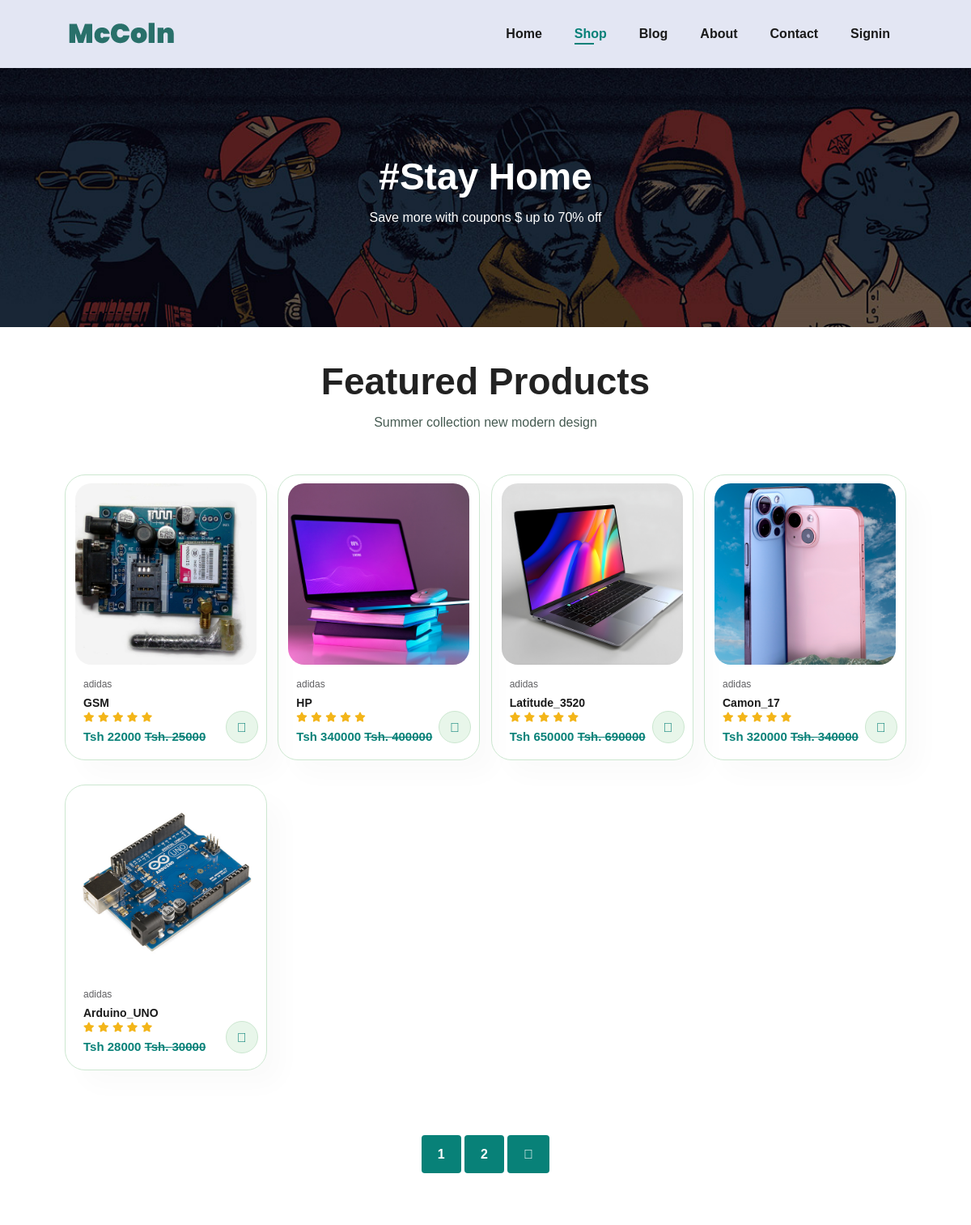
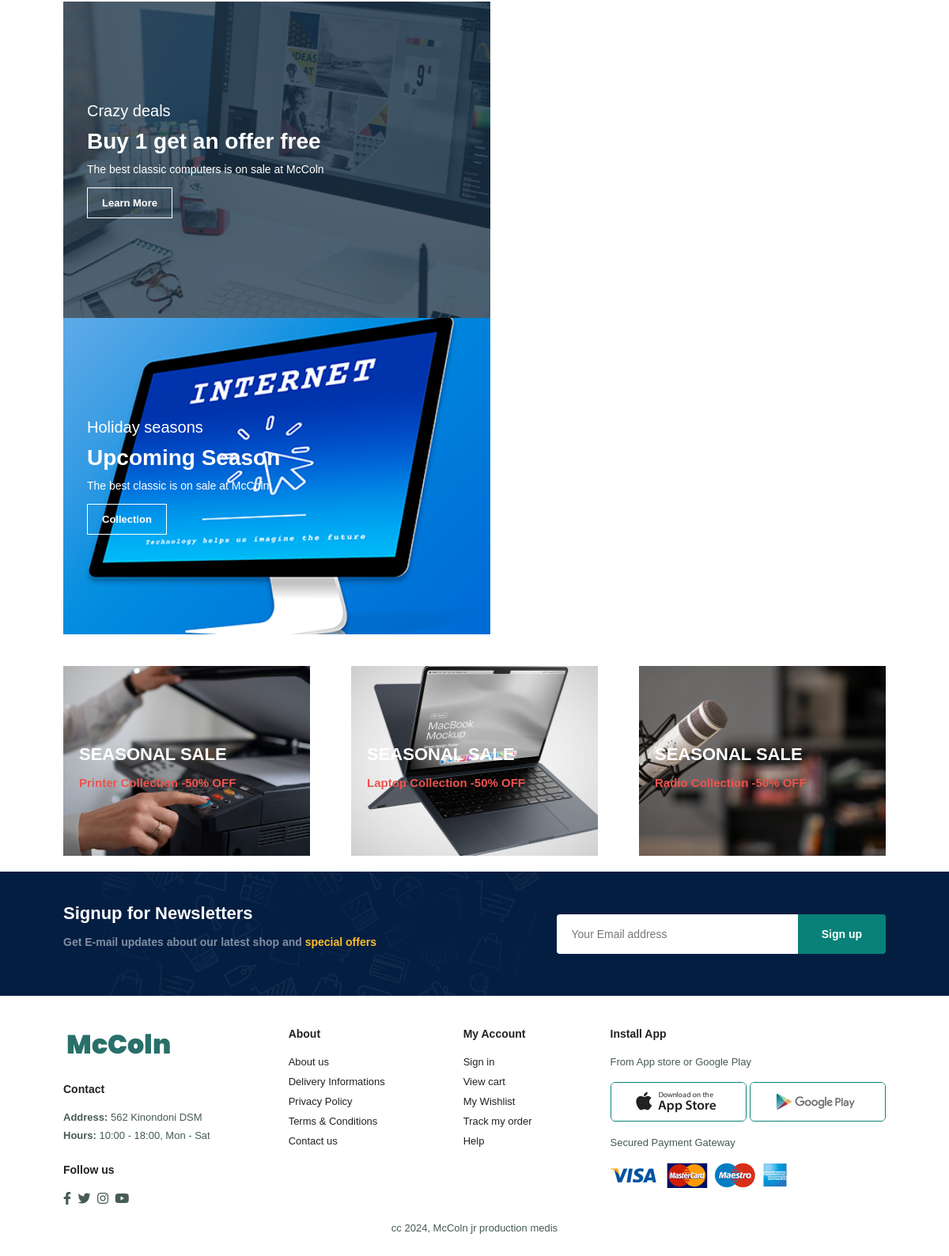
/ourproduct/, run on the app's committed database (2 pictures, top to bottom).
### app1/models.py (models this page shows, shortened)
class Item(models.Model):
    category = models.ForeignKey(Category, on_delete=models.CASCADE)
    title = models.CharField(max_length=200,db_index=True)
    slug = models.SlugField()
    price = models.IntegerField()
    discount_price = models.IntegerField(blank=True, null=True)
    status = models.CharField(max_length=200)
    description = models.TextField()
    image = models.ImageField(upload_to='productImages', blank=True, null=True)
    available=models.BooleanField(default=True)
    created=models.DateTimeField(auto_now_add=True)
    updated=models.DateTimeField(auto_now_add=True)
    is_latest=models.BooleanField(default=False)
    is_featured=models.BooleanField(default=False)

### app1/views.py (the view)
# urls.py: path('ourproduct/', views.ourproduct, name='ourproduct'),
def ourproduct(request,category_slug=None):
	category = None
	categories = Category.objects.all().order_by('-id')
	item = Item.objects.all().order_by('-id')
	if category_slug:
		category = get_object_or_404(Category,slug=category_slug)
		item = item.filter(category=category)
	context = {
		'item':item,
		'categories':categories,
		'category':category
	}
	return render(request, 'app1/ourproduct.html',context)

### app1/templates/app1/ourproduct.html
{% extends 'app1/base.html' %}
{% load static %}
{% block container %}
    <section id="page-header" style="background-image: url('{% static 'app1/b1.jpg' %}');">
        <h2>#Stay Home</h2>
        <p>Save more with coupons $ up to 70% off</p>
    </section>
    <section id="product1" class="section-p1">
      <h2>Featured Products</h2>
      <p>Summer collection new modern design</p>
      <div class="pro-container">
        {% for x in item %}
          <div class="pro">
              {% if x.image %}
              <img src="{{x.image.url}}" alt="">
              {% else %}
              <img src="{% static 'app1/kote.jpg' %}" alt=""></a>
              {% endif %}
              <div class="des">
                  <span>adidas</span>
                  <h5>{{x.title}}</h5>
                  <div class="star">
                      <i class="fas fa-star"></i>
                      <i class="fas fa-star"></i>
                      <i class="fas fa-star"></i>
                      <i class="fas fa-star"></i>
                      <i class="fas fa-star"></i>
                  </div>
                  <h4>Tsh {{x.price}} <del>Tsh. {{x.discount_price}}</del></h4>
              </div>
              <a href="{% url 'detailed_product' x.id %}"><i class="fal fa-shopping-cart cart"></i></a>
          </div>
          {% endfor %}
      </div>
    </section>
    <section id="pagination" class="section-p1">
        <a href="#">1</a>
        <a href="#">2</a>
        <a href="#"><i class="fal fa-long-arrow-alt-right"></i></a>
    </section>
    <section id="sm-banner" class="section-p1">
        <div class="banner-box" style="background-image: url('{% static 'app1/smbanner2.jpg' %}');">
            <h4>Crazy deals</h4>
            <h2>Buy 1 get an offer free</h2>
            <span>The best classic computers is on sale at McColn</span>
            <button class="white">Learn More</button>
        </div>
        <div class="banner-box banner-box2" style="background-image: url('{% static 'app1/smbanner1.jpg' %}');">
            <h4>Holiday seasons</h4>
            <h2>Upcoming Season</h2>
            <span>The best classic  is on sale at McColn</span>
            <button class="white">Collection</button>
        </div>
    </section>
    <section id="banner3">
        <div class="banner-box" style="background-image: url('{% static 'app1/banner31.jpg' %}');">
            <h2>SEASONAL SALE</h2>
            <h3>Printer Collection -50% OFF</h3>
        </div>
        <div class="banner-box banner-box2" style="background-image: url('{% static 'app1/banner32.jpg' %}');">
            <h2>SEASONAL SALE</h2>
            <h3>Laptop Collection -50% OFF</h3>
        </div>
        <div class="banner-box banner-box3" style="background-image: url('{% static 'app1/banner33.jpg' %}');">
            <h2>SEASONAL SALE</h2>
            <h3>Radio Collection -50% OFF</h3>
        </div>
    </section>
{% endblock %}

### app1/templates/app1/base.html (shortened to what this page needs)
{% load static %}
<!DOCTYPE html>
<html lang="en">
<head>
    <link rel="stylesheet" href="https://pro.fontawesome.com/releases/v5.10.0/css/all.css" />
    <link rel="stylesheet" href="{% static 'app1/style.css' %}">
</head>
<body>
    <section id="header">
        <a href="{% url 'home' %}"><img src="{% static 'app1/logo1.png' %}" alt="logo"></a>
        <div>
            <ul id="navbar">
                <li><a class="{% if request.path == '/' %}active{% endif %}" href="{% url 'home' %}">Home</a></li>
                <li><a class="{% if request.path == '/ourproduct/' %}active{% endif %}" href="{% url 'ourproduct' %}">Shop</a></li>
                <li><a class="{% if request.path == '/blog/' %}active{% endif %}" href="{% url 'blog' %}">Blog</a></li>
                <li><a class="{% if request.path == '/about/' %}active{% endif %}" href="{% url 'about' %}">About</a></li>
                <li><a class="{% if request.path == '/contact/' %}active{% endif %}" href="{% url 'contact' %}">Contact</a></li>
                {% if user.is_authenticated %}
                <li><a href="{% url 'signout' %}">Signout</a></li>
                <li id="lg-bag"><a class="{% if request.path == '/order_summary/' %}active{% endif %}" href="{% url 'order_summary' %}"><i class="far fa-shopping-bag"></i></a></li>
                {% else %}
                <li><a href="{% url 'signin' %}">Signin</a></li>
                {% endif %}
            </ul>
        </div>
    </section>
	{% block container %}
	{% endblock %}
    <section id="newsletter" class="section-p1" style="background-image: url('{% static 'app1/b14.png' %}');">
        <div class="newstext">
            <h4>Signup for Newsletters</h4>
            <p>Get E-mail updates about our latest shop and <span>special offers</span></p>
        </div>
        <div class="form">
            <input type="text" placeholder="Your Email address">
            <button class="normal">Sign up</button>
        </div>
    </section>
    <footer class="section-p1">
        <div class="col">
            <img class="logo" src="{% static 'app1/logo1.png' %}" alt="">
            <h4>Contact</h4>
            <p><strong>Address:</strong> 562 Kinondoni DSM</p>
            <p><strong>Hours:</strong> 10:00 - 18:00, Mon - Sat</p>
            <div class="follow">
                <h4>Follow us</h4>
                <div class="icon">
                    <i class="fab fa-facebook-f"></i>
                    <i class="fab fa-twitter"></i>
                    <i class="fab fa-instagram"></i>
                    <i class="fab fa-youtube"></i>
                </div>
            </div>
        </div>
        <div class="col">
            <h4>About</h4>
            <a href="#">About us</a>
            <a href="#">Delivery Informations</a>
            <a href="#">Privacy Policy</a>
            <a href="#">Terms & Conditions</a>
            <a href="#">Contact us</a>
        </div>
        <div class="col">
            <h4>My Account</h4>
            <a href="#">Sign in</a>
            <a href="#">View cart</a>
            <a href="#">My Wishlist</a>
            <a href="#">Track my order</a>
            <a href="#">Help</a>
        </div>
        <div class="col install">
            <h4>Install App</h4>
            <p>From App store or Google Play</p>
            <div class="row">
                <img src="{% static 'app1/app.jpg' %}" alt="">
                <img src="{% static 'app1/play.jpg' %}" alt="">
            </div>
            <p>Secured Payment Gateway</p>
            <img src="{% static 'app1/pay.png' %}" alt="">
        </div>
        <div class="copyright">
            <p>cc 2024, McColn jr production medis</p>
        </div>
    </footer>
</body>
</html>

### data on the page
Item: image (picture), title "GSM", price "22000", discount_price "25000"
Item: image (picture), title "HP", price "340000", discount_price "400000"
Item: image (picture), title "Latitude_3520", price "650000", discount_price "690000"
Item: image (picture), title "Camon_17", price "320000", discount_price "340000"
Item: image (picture), title "Arduino_UNO", price "28000", discount_price "30000"
